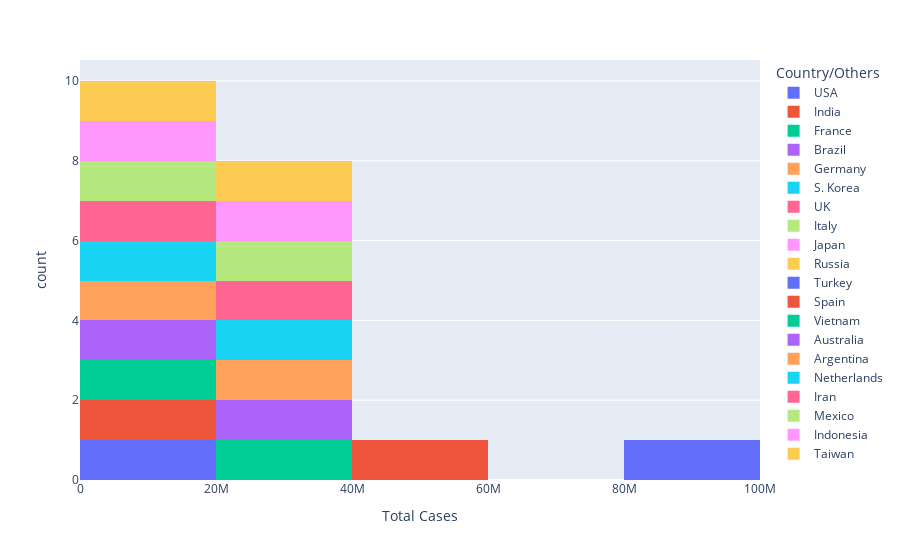
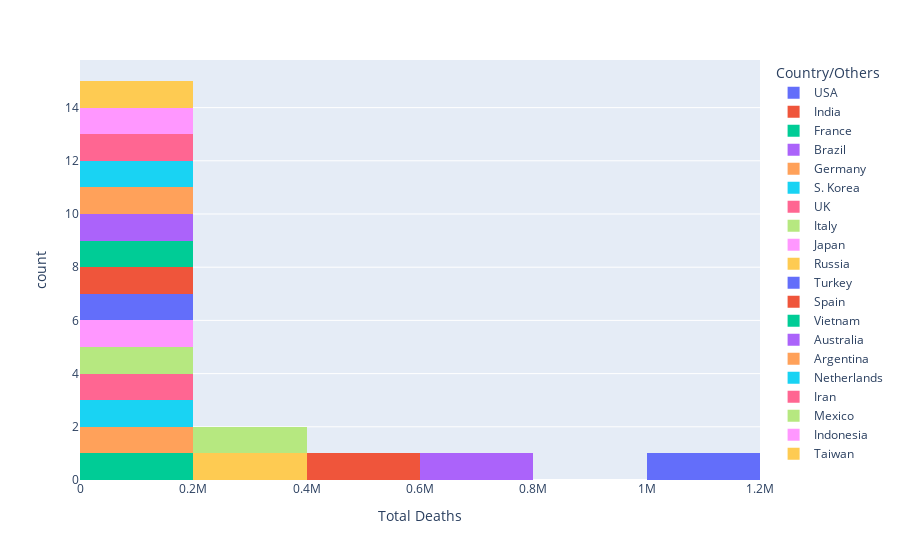
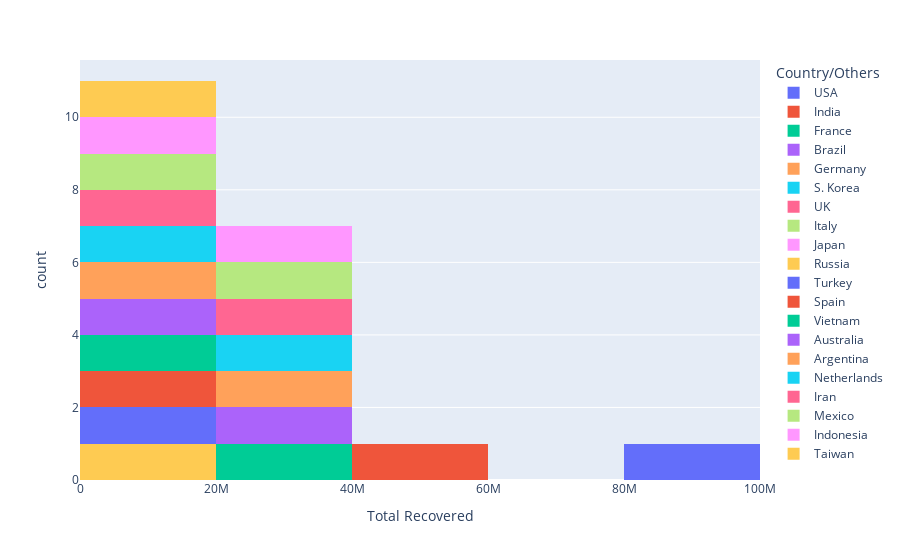
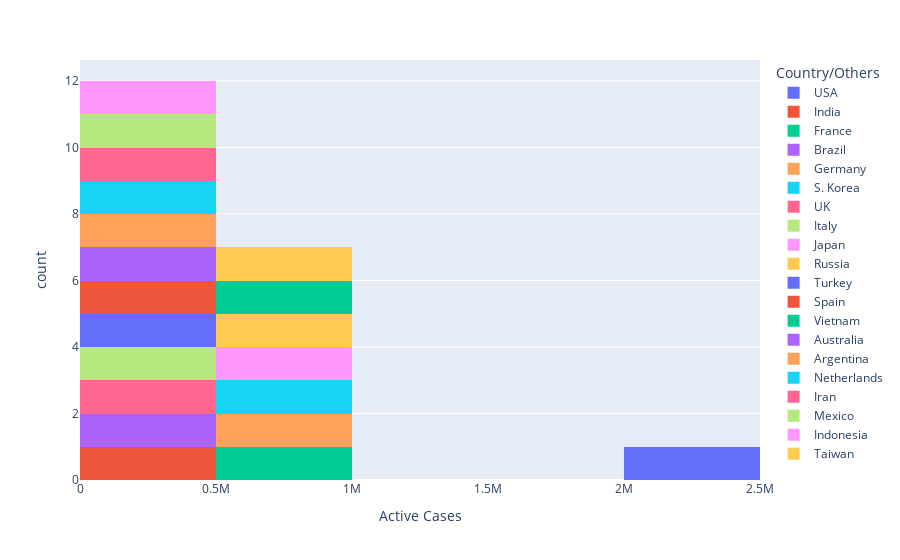

Notebook code cell kept with these figures, in order:
### Code cell
for coluna in df.columns[1:]:
    # criar gráfico
    # modificar o argumento "head" para a quantidade de países desejados.
    grafico = px.histogram(df.head(n=20), x=coluna, color='Country/Others')
    # exibir gráfico
    grafico.show()

### Figure 1 — Plotly figure (JSON) as saved in the notebook; plotly's stock layout.template omitted (floating-point values rounded to 4 significant figures)
{"data": [{"alignmentgroup": "True", "bingroup": "x", "hovertemplate": "Country/Others=USA<br>Total Cases=%{x}<br>count=%{y}<extra></extra>", "legendgroup": "USA", "marker": {"color": "#636efa", "pattern": {"shape": ""}}, "name": "USA", "offsetgroup": "USA", "orientation": "v", "showlegend": true, "type": "histogram", "x": [98460110], "xaxis": "x", "yaxis": "y"}, {"alignmentgroup": "True", "bingroup": "x", "hovertemplate": "Country/Others=India<br>Total Cases=%{x}<br>count=%{y}<extra></extra>", "legendgroup": "India", "marker": {"color": "#EF553B", "pattern": {"shape": ""}}, "name": "India", "offsetgroup": "India", "orientation": "v", "showlegend": true, "type": "histogram", "x": [44619005], "xaxis": "x", "yaxis": "y"}, {"alignmentgroup": "True", "bingroup": "x", "hovertemplate": "Country/Others=France<br>Total Cases=%{x}<br>count=%{y}<extra></extra>", "legendgroup": "France", "marker": {"color": "#00cc96", "pattern": {"shape": ""}}, "name": "France", "offsetgroup": "France", "orientation": "v", "showlegend": true, "type": "histogram", "x": [35881842], "xaxis": "x", "yaxis": "y"}, {"alignmentgroup": "True", "bingroup": "x", "hovertemplate": "Country/Others=Brazil<br>Total Cases=%{x}<br>count=%{y}<extra></extra>", "legendgroup": "Brazil", "marker": {"color": "#ab63fa", "pattern": {"shape": ""}}, "name": "Brazil", "offsetgroup": "Brazil", "orientation": "v", "showlegend": true, "type": "histogram", "x": [34867919], "xaxis": "x", "yaxis": "y"}, {"alignmentgroup": "True", "bingroup": "x", "hovertemplate": "Country/Others=Germany<br>Total Cases=%{x}<br>count=%{y}<extra></extra>", "legendgroup": "Germany", "marker": {"color": "#FFA15A", "pattern": {"shape": ""}}, "name": "Germany", "offsetgroup": "Germany", "orientation": "v", "showlegend": true, "type": "histogram", "x": [33709499], "xaxis": "x", "yaxis": "y"}, {"alignmentgroup": "True", "bingroup": "x", "hovertemplate": "Country/Others=S. Korea<br>Total Cases=%{x}<br>count=%{y}<extra></extra>", "legendgroup": "S. Korea", "marker": {"color": "#19d3f3", "pattern": {"shape": ""}}, "name": "S. Korea", "offsetgroup": "S. Korea", "orientation": "v", "showlegend": true, "type": "histogram", "x": [25251648], "xaxis": "x", "yaxis": "y"}, {"alignmentgroup": "True", "bingroup": "x", "hovertemplate": "Country/Others=UK<br>Total Cases=%{x}<br>count=%{y}<extra></extra>", "legendgroup": "UK", "marker": {"color": "#FF6692", "pattern": {"shape": ""}}, "name": "UK", "offsetgroup": "UK", "orientation": "v", "showlegend": true, "type": "histogram", "x": [23966809], "xaxis": "x", "yaxis": "y"}, {"alignmentgroup": "True", "bingroup": "x", "hovertemplate": "Country/Others=Italy<br>Total Cases=%{x}<br>count=%{y}<extra></extra>", "legendgroup": "Italy", "marker": {"color": "#B6E880", "pattern": {"shape": ""}}, "name": "Italy", "offsetgroup": "Italy", "orientation": "v", "showlegend": true, "type": "histogram", "x": [22805053], "xaxis": "x", "yaxis": "y"}, {"alignmentgroup": "True", "bingroup": "x", "hovertemplate": "Country/Others=Japan<br>Total Cases=%{x}<br>count=%{y}<extra></extra>", "legendgroup": "Japan", "marker": {"color": "#FF97FF", "pattern": {"shape": ""}}, "name": "Japan", "offsetgroup": "Japan", "orientation": "v", "showlegend": true, "type": "histogram", "x": [21398259], "xaxis": "x", "yaxis": "y"}, {"alignmentgroup": "True", "bingroup": "x", "hovertemplate": "Country/Others=Russia<br>Total Cases=%{x}<br>count=%{y}<extra></extra>", "legendgroup": "Russia", "marker": {"color": "#FECB52", "pattern": {"shape": ""}}, "name": "Russia", "offsetgroup": "Russia", "orientation": "v", "showlegend": true, "type": "histogram", "x": [21092144], "xaxis": "x", "yaxis": "y"}, {"alignmentgroup": "True", "bingroup": "x", "hovertemplate": "Country/Others=Turkey<br>Total Cases=%{x}<br>count=%{y}<extra></extra>", "legendgroup": "Turkey", "marker": {"color": "#636efa", "pattern": {"shape": ""}}, "name": "Turkey", "offsetgroup": "Turkey", "orientation": "v", "showlegend": true, "type": "histogram", "x": [17071004], "xaxis": "x", "yaxis": "y"}, {"alignmentgroup": "True", "bingroup": "x", "hovertemplate": "Country/Others=Spain<br>Total Cases=%{x}<br>count=%{y}<extra></extra>", "legendgroup": "Spain", "marker": {"color": "#EF553B", "pattern": {"shape": ""}}, "name": "Spain", "offsetgroup": "Spain", "orientation": "v", "showlegend": true, "type": "histogram", "x": [13699346], "xaxis": "x", "yaxis": "y"}, {"alignmentgroup": "True", "bingroup": "x", "hovertemplate": "Country/Others=Vietnam<br>Total Cases=%{x}<br>count=%{y}<extra></extra>", "legendgroup": "Vietnam", "marker": {"color": "#00cc96", "pattern": {"shape": ""}}, "name": "Vietnam", "offsetgroup": "Vietnam", "orientation": "v", "showlegend": true, "type": "histogram", "x": [11593879], "xaxis": "x", "yaxis": "y"}, {"alignmentgroup": "True", "bingroup": "x", "hovertemplate": "Country/Others=Australia<br>Total Cases=%{x}<br>count=%{y}<extra></extra>", "legendgroup": "Australia", "marker": {"color": "#ab63fa", "pattern": {"shape": ""}}, "name": "Australia", "offsetgroup": "Australia", "orientation": "v", "showlegend": true, "type": "histogram", "x": [10600866], "xaxis": "x", "yaxis": "y"}, {"alignmentgroup": "True", "bingroup": "x", "hovertemplate": "Country/Others=Argentina<br>Total Cases=%{x}<br>count=%{y}<extra></extra>", "legendgroup": "Argentina", "marker": {"color": "#FFA15A", "pattern": {"shape": ""}}, "name": "Argentina", "offsetgroup": "Argentina", "orientation": "v", "showlegend": true, "type": "histogram", "x": [9919426], "xaxis": "x", "yaxis": "y"}, {"alignmentgroup": "True", "bingroup": "x", "hovertemplate": "Country/Others=Netherlands<br>Total Cases=%{x}<br>count=%{y}<extra></extra>", "legendgroup": "Netherlands", "marker": {"color": "#19d3f3", "pattern": {"shape": ""}}, "name": "Netherlands", "offsetgroup": "Netherlands", "orientation": "v", "showlegend": true, "type": "histogram", "x": [8911681], "xaxis": "x", "yaxis": "y"}, {"alignmentgroup": "True", "bingroup": "x", "hovertemplate": "Country/Others=Iran<br>Total Cases=%{x}<br>count=%{y}<extra></extra>", "legendgroup": "Iran", "marker": {"color": "#FF6692", "pattern": {"shape": ""}}, "name": "Iran", "offsetgroup": "Iran", "orientation": "v", "showlegend": true, "type": "histogram", "x": [7636068], "xaxis": "x", "yaxis": "y"}, {"alignmentgroup": "True", "bingroup": "x", "hovertemplate": "Country/Others=Mexico<br>Total Cases=%{x}<br>count=%{y}<extra></extra>", "legendgroup": "Mexico", "marker": {"color": "#B6E880", "pattern": {"shape": ""}}, "name": "Mexico", "offsetgroup": "Mexico", "orientation": "v", "showlegend": true, "type": "histogram", "x": [7138337], "xaxis": "x", "yaxis": "y"}, {"alignmentgroup": "True", "bingroup": "x", "hovertemplate": "Country/Others=Indonesia<br>Total Cases=%{x}<br>count=%{y}<extra></extra>", "legendgroup": "Indonesia", "marker": {"color": "#FF97FF", "pattern": {"shape": ""}}, "name": "Indonesia", "offsetgroup": "Indonesia", "orientation": "v", "showlegend": true, "type": "histogram", "x": [6452802], "xaxis": "x", "yaxis": "y"}, {"alignmentgroup": "True", "bingroup": "x", "hovertemplate": "Country/Others=Taiwan<br>Total Cases=%{x}<br>count=%{y}<extra></extra>", "legendgroup": "Taiwan", "marker": {"color": "#FECB52", "pattern": {"shape": ""}}, "name": "Taiwan", "offsetgroup": "Taiwan", "orientation": "v", "showlegend": true, "type": "histogram", "x": [6686602], "xaxis": "x", "yaxis": "y"}], "layout": {"barmode": "relative", "legend": {"title": {"text": "Country/Others"}, "tracegroupgap": 0}, "margin": {"t": 60}, "xaxis": {"anchor": "y", "domain": [0, 1], "title": {"text": "Total Cases"}}, "yaxis": {"anchor": "x", "domain": [0, 1], "title": {"text": "count"}}}}

### Figure 2 — Plotly figure (JSON) as saved in the notebook; plotly's stock layout.template omitted (floating-point values rounded to 4 significant figures)
{"data": [{"alignmentgroup": "True", "bingroup": "x", "hovertemplate": "Country/Others=USA<br>Total Deaths=%{x}<br>count=%{y}<extra></extra>", "legendgroup": "USA", "marker": {"color": "#636efa", "pattern": {"shape": ""}}, "name": "USA", "offsetgroup": "USA", "orientation": "v", "showlegend": true, "type": "histogram", "x": [1087521], "xaxis": "x", "yaxis": "y"}, {"alignmentgroup": "True", "bingroup": "x", "hovertemplate": "Country/Others=India<br>Total Deaths=%{x}<br>count=%{y}<extra></extra>", "legendgroup": "India", "marker": {"color": "#EF553B", "pattern": {"shape": ""}}, "name": "India", "offsetgroup": "India", "orientation": "v", "showlegend": true, "type": "histogram", "x": [529005], "xaxis": "x", "yaxis": "y"}, {"alignmentgroup": "True", "bingroup": "x", "hovertemplate": "Country/Others=France<br>Total Deaths=%{x}<br>count=%{y}<extra></extra>", "legendgroup": "France", "marker": {"color": "#00cc96", "pattern": {"shape": ""}}, "name": "France", "offsetgroup": "France", "orientation": "v", "showlegend": true, "type": "histogram", "x": [157443], "xaxis": "x", "yaxis": "y"}, {"alignmentgroup": "True", "bingroup": "x", "hovertemplate": "Country/Others=Brazil<br>Total Deaths=%{x}<br>count=%{y}<extra></extra>", "legendgroup": "Brazil", "marker": {"color": "#ab63fa", "pattern": {"shape": ""}}, "name": "Brazil", "offsetgroup": "Brazil", "orientation": "v", "showlegend": true, "type": "histogram", "x": [689213], "xaxis": "x", "yaxis": "y"}, {"alignmentgroup": "True", "bingroup": "x", "hovertemplate": "Country/Others=Germany<br>Total Deaths=%{x}<br>count=%{y}<extra></extra>", "legendgroup": "Germany", "marker": {"color": "#FFA15A", "pattern": {"shape": ""}}, "name": "Germany", "offsetgroup": "Germany", "orientation": "v", "showlegend": true, "type": "histogram", "x": [151736], "xaxis": "x", "yaxis": "y"}, {"alignmentgroup": "True", "bingroup": "x", "hovertemplate": "Country/Others=S. Korea<br>Total Deaths=%{x}<br>count=%{y}<extra></extra>", "legendgroup": "S. Korea", "marker": {"color": "#19d3f3", "pattern": {"shape": ""}}, "name": "S. Korea", "offsetgroup": "S. Korea", "orientation": "v", "showlegend": true, "type": "histogram", "x": [28959], "xaxis": "x", "yaxis": "y"}, {"alignmentgroup": "True", "bingroup": "x", "hovertemplate": "Country/Others=UK<br>Total Deaths=%{x}<br>count=%{y}<extra></extra>", "legendgroup": "UK", "marker": {"color": "#FF6692", "pattern": {"shape": ""}}, "name": "UK", "offsetgroup": "UK", "orientation": "v", "showlegend": true, "type": "histogram", "x": [192692], "xaxis": "x", "yaxis": "y"}, {"alignmentgroup": "True", "bingroup": "x", "hovertemplate": "Country/Others=Italy<br>Total Deaths=%{x}<br>count=%{y}<extra></extra>", "legendgroup": "Italy", "marker": {"color": "#B6E880", "pattern": {"shape": ""}}, "name": "Italy", "offsetgroup": "Italy", "orientation": "v", "showlegend": true, "type": "histogram", "x": [179992], "xaxis": "x", "yaxis": "y"}, {"alignmentgroup": "True", "bingroup": "x", "hovertemplate": "Country/Others=Japan<br>Total Deaths=%{x}<br>count=%{y}<extra></extra>", "legendgroup": "Japan", "marker": {"color": "#FF97FF", "pattern": {"shape": ""}}, "name": "Japan", "offsetgroup": "Japan", "orientation": "v", "showlegend": true, "type": "histogram", "x": [45034], "xaxis": "x", "yaxis": "y"}, {"alignmentgroup": "True", "bingroup": "x", "hovertemplate": "Country/Others=Russia<br>Total Deaths=%{x}<br>count=%{y}<extra></extra>", "legendgroup": "Russia", "marker": {"color": "#FECB52", "pattern": {"shape": ""}}, "name": "Russia", "offsetgroup": "Russia", "orientation": "v", "showlegend": true, "type": "histogram", "x": [389818], "xaxis": "x", "yaxis": "y"}, {"alignmentgroup": "True", "bingroup": "x", "hovertemplate": "Country/Others=Turkey<br>Total Deaths=%{x}<br>count=%{y}<extra></extra>", "legendgroup": "Turkey", "marker": {"color": "#636efa", "pattern": {"shape": ""}}, "name": "Turkey", "offsetgroup": "Turkey", "orientation": "v", "showlegend": true, "type": "histogram", "x": [102321], "xaxis": "x", "yaxis": "y"}, {"alignmentgroup": "True", "bingroup": "x", "hovertemplate": "Country/Others=Spain<br>Total Deaths=%{x}<br>count=%{y}<extra></extra>", "legendgroup": "Spain", "marker": {"color": "#EF553B", "pattern": {"shape": ""}}, "name": "Spain", "offsetgroup": "Spain", "orientation": "v", "showlegend": true, "type": "histogram", "x": [116526], "xaxis": "x", "yaxis": "y"}, {"alignmentgroup": "True", "bingroup": "x", "hovertemplate": "Country/Others=Vietnam<br>Total Deaths=%{x}<br>count=%{y}<extra></extra>", "legendgroup": "Vietnam", "marker": {"color": "#00cc96", "pattern": {"shape": ""}}, "name": "Vietnam", "offsetgroup": "Vietnam", "orientation": "v", "showlegend": true, "type": "histogram", "x": [43584], "xaxis": "x", "yaxis": "y"}, {"alignmentgroup": "True", "bingroup": "x", "hovertemplate": "Country/Others=Australia<br>Total Deaths=%{x}<br>count=%{y}<extra></extra>", "legendgroup": "Australia", "marker": {"color": "#ab63fa", "pattern": {"shape": ""}}, "name": "Australia", "offsetgroup": "Australia", "orientation": "v", "showlegend": true, "type": "histogram", "x": [15559], "xaxis": "x", "yaxis": "y"}, {"alignmentgroup": "True", "bingroup": "x", "hovertemplate": "Country/Others=Argentina<br>Total Deaths=%{x}<br>count=%{y}<extra></extra>", "legendgroup": "Argentina", "marker": {"color": "#FFA15A", "pattern": {"shape": ""}}, "name": "Argentina", "offsetgroup": "Argentina", "orientation": "v", "showlegend": true, "type": "histogram", "x": [132720], "xaxis": "x", "yaxis": "y"}, {"alignmentgroup": "True", "bingroup": "x", "hovertemplate": "Country/Others=Netherlands<br>Total Deaths=%{x}<br>count=%{y}<extra></extra>", "legendgroup": "Netherlands", "marker": {"color": "#19d3f3", "pattern": {"shape": ""}}, "name": "Netherlands", "offsetgroup": "Netherlands", "orientation": "v", "showlegend": true, "type": "histogram", "x": [23959], "xaxis": "x", "yaxis": "y"}, {"alignmentgroup": "True", "bingroup": "x", "hovertemplate": "Country/Others=Iran<br>Total Deaths=%{x}<br>count=%{y}<extra></extra>", "legendgroup": "Iran", "marker": {"color": "#FF6692", "pattern": {"shape": ""}}, "name": "Iran", "offsetgroup": "Iran", "orientation": "v", "showlegend": true, "type": "histogram", "x": [146100], "xaxis": "x", "yaxis": "y"}, {"alignmentgroup": "True", "bingroup": "x", "hovertemplate": "Country/Others=Mexico<br>Total Deaths=%{x}<br>count=%{y}<extra></extra>", "legendgroup": "Mexico", "marker": {"color": "#B6E880", "pattern": {"shape": ""}}, "name": "Mexico", "offsetgroup": "Mexico", "orientation": "v", "showlegend": true, "type": "histogram", "x": [332574], "xaxis": "x", "yaxis": "y"}, {"alignmentgroup": "True", "bingroup": "x", "hovertemplate": "Country/Others=Indonesia<br>Total Deaths=%{x}<br>count=%{y}<extra></extra>", "legendgroup": "Indonesia", "marker": {"color": "#FF97FF", "pattern": {"shape": ""}}, "name": "Indonesia", "offsetgroup": "Indonesia", "orientation": "v", "showlegend": true, "type": "histogram", "x": [158659], "xaxis": "x", "yaxis": "y"}, {"alignmentgroup": "True", "bingroup": "x", "hovertemplate": "Country/Others=Taiwan<br>Total Deaths=%{x}<br>count=%{y}<extra></extra>", "legendgroup": "Taiwan", "marker": {"color": "#FECB52", "pattern": {"shape": ""}}, "name": "Taiwan", "offsetgroup": "Taiwan", "orientation": "v", "showlegend": true, "type": "histogram", "x": [11464], "xaxis": "x", "yaxis": "y"}], "layout": {"barmode": "relative", "legend": {"title": {"text": "Country/Others"}, "tracegroupgap": 0}, "margin": {"t": 60}, "xaxis": {"anchor": "y", "domain": [0, 1], "title": {"text": "Total Deaths"}}, "yaxis": {"anchor": "x", "domain": [0, 1], "title": {"text": "count"}}}}

### Figure 3 — Plotly figure (JSON) as saved in the notebook; plotly's stock layout.template omitted (floating-point values rounded to 4 significant figures)
{"data": [{"alignmentgroup": "True", "bingroup": "x", "hovertemplate": "Country/Others=USA<br>Total Recovered=%{x}<br>count=%{y}<extra></extra>", "legendgroup": "USA", "marker": {"color": "#636efa", "pattern": {"shape": ""}}, "name": "USA", "offsetgroup": "USA", "orientation": "v", "showlegend": true, "type": "histogram", "x": [94962112], "xaxis": "x", "yaxis": "y"}, {"alignmentgroup": "True", "bingroup": "x", "hovertemplate": "Country/Others=India<br>Total Recovered=%{x}<br>count=%{y}<extra></extra>", "legendgroup": "India", "marker": {"color": "#EF553B", "pattern": {"shape": ""}}, "name": "India", "offsetgroup": "India", "orientation": "v", "showlegend": true, "type": "histogram", "x": [44019095], "xaxis": "x", "yaxis": "y"}, {"alignmentgroup": "True", "bingroup": "x", "hovertemplate": "Country/Others=France<br>Total Recovered=%{x}<br>count=%{y}<extra></extra>", "legendgroup": "France", "marker": {"color": "#00cc96", "pattern": {"shape": ""}}, "name": "France", "offsetgroup": "France", "orientation": "v", "showlegend": true, "type": "histogram", "x": [34527115], "xaxis": "x", "yaxis": "y"}, {"alignmentgroup": "True", "bingroup": "x", "hovertemplate": "Country/Others=Brazil<br>Total Recovered=%{x}<br>count=%{y}<extra></extra>", "legendgroup": "Brazil", "marker": {"color": "#ab63fa", "pattern": {"shape": ""}}, "name": "Brazil", "offsetgroup": "Brazil", "orientation": "v", "showlegend": true, "type": "histogram", "x": [33838636], "xaxis": "x", "yaxis": "y"}, {"alignmentgroup": "True", "bingroup": "x", "hovertemplate": "Country/Others=Germany<br>Total Recovered=%{x}<br>count=%{y}<extra></extra>", "legendgroup": "Germany", "marker": {"color": "#FFA15A", "pattern": {"shape": ""}}, "name": "Germany", "offsetgroup": "Germany", "orientation": "v", "showlegend": true, "type": "histogram", "x": [32315200], "xaxis": "x", "yaxis": "y"}, {"alignmentgroup": "True", "bingroup": "x", "hovertemplate": "Country/Others=S. Korea<br>Total Recovered=%{x}<br>count=%{y}<extra></extra>", "legendgroup": "S. Korea", "marker": {"color": "#19d3f3", "pattern": {"shape": ""}}, "name": "S. Korea", "offsetgroup": "S. Korea", "orientation": "v", "showlegend": true, "type": "histogram", "x": [24013461], "xaxis": "x", "yaxis": "y"}, {"alignmentgroup": "True", "bingroup": "x", "hovertemplate": "Country/Others=UK<br>Total Recovered=%{x}<br>count=%{y}<extra></extra>", "legendgroup": "UK", "marker": {"color": "#FF6692", "pattern": {"shape": ""}}, "name": "UK", "offsetgroup": "UK", "orientation": "v", "showlegend": true, "type": "histogram", "x": [23347871], "xaxis": "x", "yaxis": "y"}, {"alignmentgroup": "True", "bingroup": "x", "hovertemplate": "Country/Others=Italy<br>Total Recovered=%{x}<br>count=%{y}<extra></extra>", "legendgroup": "Italy", "marker": {"color": "#B6E880", "pattern": {"shape": ""}}, "name": "Italy", "offsetgroup": "Italy", "orientation": "v", "showlegend": true, "type": "histogram", "x": [21779604], "xaxis": "x", "yaxis": "y"}, {"alignmentgroup": "True", "bingroup": "x", "hovertemplate": "Country/Others=Japan<br>Total Recovered=%{x}<br>count=%{y}<extra></extra>", "legendgroup": "Japan", "marker": {"color": "#FF97FF", "pattern": {"shape": ""}}, "name": "Japan", "offsetgroup": "Japan", "orientation": "v", "showlegend": true, "type": "histogram", "x": [20380089], "xaxis": "x", "yaxis": "y"}, {"alignmentgroup": "True", "bingroup": "x", "hovertemplate": "Country/Others=Russia<br>Total Recovered=%{x}<br>count=%{y}<extra></extra>", "legendgroup": "Russia", "marker": {"color": "#FECB52", "pattern": {"shape": ""}}, "name": "Russia", "offsetgroup": "Russia", "orientation": "v", "showlegend": true, "type": "histogram", "x": [19979763], "xaxis": "x", "yaxis": "y"}, {"alignmentgroup": "True", "bingroup": "x", "hovertemplate": "Country/Others=Turkey<br>Total Recovered=%{x}<br>count=%{y}<extra></extra>", "legendgroup": "Turkey", "marker": {"color": "#636efa", "pattern": {"shape": ""}}, "name": "Turkey", "offsetgroup": "Turkey", "orientation": "v", "showlegend": true, "type": "histogram", "x": [16754301], "xaxis": "x", "yaxis": "y"}, {"alignmentgroup": "True", "bingroup": "x", "hovertemplate": "Country/Others=Spain<br>Total Recovered=%{x}<br>count=%{y}<extra></extra>", "legendgroup": "Spain", "marker": {"color": "#EF553B", "pattern": {"shape": ""}}, "name": "Spain", "offsetgroup": "Spain", "orientation": "v", "showlegend": true, "type": "histogram", "x": [13218892], "xaxis": "x", "yaxis": "y"}, {"alignmentgroup": "True", "bingroup": "x", "hovertemplate": "Country/Others=Vietnam<br>Total Recovered=%{x}<br>count=%{y}<extra></extra>", "legendgroup": "Vietnam", "marker": {"color": "#00cc96", "pattern": {"shape": ""}}, "name": "Vietnam", "offsetgroup": "Vietnam", "orientation": "v", "showlegend": true, "type": "histogram", "x": [10590917], "xaxis": "x", "yaxis": "y"}, {"alignmentgroup": "True", "bingroup": "x", "hovertemplate": "Country/Others=Australia<br>Total Recovered=%{x}<br>count=%{y}<extra></extra>", "legendgroup": "Australia", "marker": {"color": "#ab63fa", "pattern": {"shape": ""}}, "name": "Australia", "offsetgroup": "Australia", "orientation": "v", "showlegend": true, "type": "histogram", "x": [10133494], "xaxis": "x", "yaxis": "y"}, {"alignmentgroup": "True", "bingroup": "x", "hovertemplate": "Country/Others=Argentina<br>Total Recovered=%{x}<br>count=%{y}<extra></extra>", "legendgroup": "Argentina", "marker": {"color": "#FFA15A", "pattern": {"shape": ""}}, "name": "Argentina", "offsetgroup": "Argentina", "orientation": "v", "showlegend": true, "type": "histogram", "x": [9563348], "xaxis": "x", "yaxis": "y"}, {"alignmentgroup": "True", "bingroup": "x", "hovertemplate": "Country/Others=Netherlands<br>Total Recovered=%{x}<br>count=%{y}<extra></extra>", "legendgroup": "Netherlands", "marker": {"color": "#19d3f3", "pattern": {"shape": ""}}, "name": "Netherlands", "offsetgroup": "Netherlands", "orientation": "v", "showlegend": true, "type": "histogram", "x": [8362464], "xaxis": "x", "yaxis": "y"}, {"alignmentgroup": "True", "bingroup": "x", "hovertemplate": "Country/Others=Iran<br>Total Recovered=%{x}<br>count=%{y}<extra></extra>", "legendgroup": "Iran", "marker": {"color": "#FF6692", "pattern": {"shape": ""}}, "name": "Iran", "offsetgroup": "Iran", "orientation": "v", "showlegend": true, "type": "histogram", "x": [7325370], "xaxis": "x", "yaxis": "y"}, {"alignmentgroup": "True", "bingroup": "x", "hovertemplate": "Country/Others=Mexico<br>Total Recovered=%{x}<br>count=%{y}<extra></extra>", "legendgroup": "Mexico", "marker": {"color": "#B6E880", "pattern": {"shape": ""}}, "name": "Mexico", "offsetgroup": "Mexico", "orientation": "v", "showlegend": true, "type": "histogram", "x": [6353953], "xaxis": "x", "yaxis": "y"}, {"alignmentgroup": "True", "bingroup": "x", "hovertemplate": "Country/Others=Indonesia<br>Total Recovered=%{x}<br>count=%{y}<extra></extra>", "legendgroup": "Indonesia", "marker": {"color": "#FF97FF", "pattern": {"shape": ""}}, "name": "Indonesia", "offsetgroup": "Indonesia", "orientation": "v", "showlegend": true, "type": "histogram", "x": [6253317], "xaxis": "x", "yaxis": "y"}, {"alignmentgroup": "True", "bingroup": "x", "hovertemplate": "Country/Others=Taiwan<br>Total Recovered=%{x}<br>count=%{y}<extra></extra>", "legendgroup": "Taiwan", "marker": {"color": "#FECB52", "pattern": {"shape": ""}}, "name": "Taiwan", "offsetgroup": "Taiwan", "orientation": "v", "showlegend": true, "type": "histogram", "x": [5603195], "xaxis": "x", "yaxis": "y"}], "layout": {"barmode": "relative", "legend": {"title": {"text": "Country/Others"}, "tracegroupgap": 0}, "margin": {"t": 60}, "xaxis": {"anchor": "y", "domain": [0, 1], "title": {"text": "Total Recovered"}}, "yaxis": {"anchor": "x", "domain": [0, 1], "title": {"text": "count"}}}}

### Figure 4 — Plotly figure (JSON) as saved in the notebook; plotly's stock layout.template omitted (floating-point values rounded to 4 significant figures)
{"data": [{"alignmentgroup": "True", "bingroup": "x", "hovertemplate": "Country/Others=USA<br>Active Cases=%{x}<br>count=%{y}<extra></extra>", "legendgroup": "USA", "marker": {"color": "#636efa", "pattern": {"shape": ""}}, "name": "USA", "offsetgroup": "USA", "orientation": "v", "showlegend": true, "type": "histogram", "x": [2120510], "xaxis": "x", "yaxis": "y"}, {"alignmentgroup": "True", "bingroup": "x", "hovertemplate": "Country/Others=India<br>Active Cases=%{x}<br>count=%{y}<extra></extra>", "legendgroup": "India", "marker": {"color": "#EF553B", "pattern": {"shape": ""}}, "name": "India", "offsetgroup": "India", "orientation": "v", "showlegend": true, "type": "histogram", "x": [39583], "xaxis": "x", "yaxis": "y"}, {"alignmentgroup": "True", "bingroup": "x", "hovertemplate": "Country/Others=France<br>Active Cases=%{x}<br>count=%{y}<extra></extra>", "legendgroup": "France", "marker": {"color": "#00cc96", "pattern": {"shape": ""}}, "name": "France", "offsetgroup": "France", "orientation": "v", "showlegend": true, "type": "histogram", "x": [660757], "xaxis": "x", "yaxis": "y"}, {"alignmentgroup": "True", "bingroup": "x", "hovertemplate": "Country/Others=Brazil<br>Active Cases=%{x}<br>count=%{y}<extra></extra>", "legendgroup": "Brazil", "marker": {"color": "#ab63fa", "pattern": {"shape": ""}}, "name": "Brazil", "offsetgroup": "Brazil", "orientation": "v", "showlegend": true, "type": "histogram", "x": [182094], "xaxis": "x", "yaxis": "y"}, {"alignmentgroup": "True", "bingroup": "x", "hovertemplate": "Country/Others=Germany<br>Active Cases=%{x}<br>count=%{y}<extra></extra>", "legendgroup": "Germany", "marker": {"color": "#FFA15A", "pattern": {"shape": ""}}, "name": "Germany", "offsetgroup": "Germany", "orientation": "v", "showlegend": true, "type": "histogram", "x": [847225], "xaxis": "x", "yaxis": "y"}, {"alignmentgroup": "True", "bingroup": "x", "hovertemplate": "Country/Others=S. Korea<br>Active Cases=%{x}<br>count=%{y}<extra></extra>", "legendgroup": "S. Korea", "marker": {"color": "#19d3f3", "pattern": {"shape": ""}}, "name": "S. Korea", "offsetgroup": "S. Korea", "orientation": "v", "showlegend": true, "type": "histogram", "x": [727234], "xaxis": "x", "yaxis": "y"}, {"alignmentgroup": "True", "bingroup": "x", "hovertemplate": "Country/Others=UK<br>Active Cases=%{x}<br>count=%{y}<extra></extra>", "legendgroup": "UK", "marker": {"color": "#FF6692", "pattern": {"shape": ""}}, "name": "UK", "offsetgroup": "UK", "orientation": "v", "showlegend": true, "type": "histogram", "x": [84162], "xaxis": "x", "yaxis": "y"}, {"alignmentgroup": "True", "bingroup": "x", "hovertemplate": "Country/Others=Italy<br>Active Cases=%{x}<br>count=%{y}<extra></extra>", "legendgroup": "Italy", "marker": {"color": "#B6E880", "pattern": {"shape": ""}}, "name": "Italy", "offsetgroup": "Italy", "orientation": "v", "showlegend": true, "type": "histogram", "x": [476145], "xaxis": "x", "yaxis": "y"}, {"alignmentgroup": "True", "bingroup": "x", "hovertemplate": "Country/Others=Japan<br>Active Cases=%{x}<br>count=%{y}<extra></extra>", "legendgroup": "Japan", "marker": {"color": "#FF97FF", "pattern": {"shape": ""}}, "name": "Japan", "offsetgroup": "Japan", "orientation": "v", "showlegend": true, "type": "histogram", "x": [804449], "xaxis": "x", "yaxis": "y"}, {"alignmentgroup": "True", "bingroup": "x", "hovertemplate": "Country/Others=Russia<br>Active Cases=%{x}<br>count=%{y}<extra></extra>", "legendgroup": "Russia", "marker": {"color": "#FECB52", "pattern": {"shape": ""}}, "name": "Russia", "offsetgroup": "Russia", "orientation": "v", "showlegend": true, "type": "histogram", "x": [581544], "xaxis": "x", "yaxis": "y"}, {"alignmentgroup": "True", "bingroup": "x", "hovertemplate": "Country/Others=Turkey<br>Active Cases=%{x}<br>count=%{y}<extra></extra>", "legendgroup": "Turkey", "marker": {"color": "#636efa", "pattern": {"shape": ""}}, "name": "Turkey", "offsetgroup": "Turkey", "orientation": "v", "showlegend": true, "type": "histogram", "x": [18353], "xaxis": "x", "yaxis": "y"}, {"alignmentgroup": "True", "bingroup": "x", "hovertemplate": "Country/Others=Spain<br>Active Cases=%{x}<br>count=%{y}<extra></extra>", "legendgroup": "Spain", "marker": {"color": "#EF553B", "pattern": {"shape": ""}}, "name": "Spain", "offsetgroup": "Spain", "orientation": "v", "showlegend": true, "type": "histogram", "x": [79287], "xaxis": "x", "yaxis": "y"}, {"alignmentgroup": "True", "bingroup": "x", "hovertemplate": "Country/Others=Vietnam<br>Active Cases=%{x}<br>count=%{y}<extra></extra>", "legendgroup": "Vietnam", "marker": {"color": "#00cc96", "pattern": {"shape": ""}}, "name": "Vietnam", "offsetgroup": "Vietnam", "orientation": "v", "showlegend": true, "type": "histogram", "x": [843821], "xaxis": "x", "yaxis": "y"}, {"alignmentgroup": "True", "bingroup": "x", "hovertemplate": "Country/Others=Australia<br>Active Cases=%{x}<br>count=%{y}<extra></extra>", "legendgroup": "Australia", "marker": {"color": "#ab63fa", "pattern": {"shape": ""}}, "name": "Australia", "offsetgroup": "Australia", "orientation": "v", "showlegend": true, "type": "histogram", "x": [60761], "xaxis": "x", "yaxis": "y"}, {"alignmentgroup": "True", "bingroup": "x", "hovertemplate": "Country/Others=Argentina<br>Active Cases=%{x}<br>count=%{y}<extra></extra>", "legendgroup": "Argentina", "marker": {"color": "#FFA15A", "pattern": {"shape": ""}}, "name": "Argentina", "offsetgroup": "Argentina", "orientation": "v", "showlegend": true, "type": "histogram", "x": [15175], "xaxis": "x", "yaxis": "y"}, {"alignmentgroup": "True", "bingroup": "x", "hovertemplate": "Country/Others=Netherlands<br>Active Cases=%{x}<br>count=%{y}<extra></extra>", "legendgroup": "Netherlands", "marker": {"color": "#19d3f3", "pattern": {"shape": ""}}, "name": "Netherlands", "offsetgroup": "Netherlands", "orientation": "v", "showlegend": true, "type": "histogram", "x": [37229], "xaxis": "x", "yaxis": "y"}, {"alignmentgroup": "True", "bingroup": "x", "hovertemplate": "Country/Others=Iran<br>Active Cases=%{x}<br>count=%{y}<extra></extra>", "legendgroup": "Iran", "marker": {"color": "#FF6692", "pattern": {"shape": ""}}, "name": "Iran", "offsetgroup": "Iran", "orientation": "v", "showlegend": true, "type": "histogram", "x": [78529], "xaxis": "x", "yaxis": "y"}, {"alignmentgroup": "True", "bingroup": "x", "hovertemplate": "Country/Others=Mexico<br>Active Cases=%{x}<br>count=%{y}<extra></extra>", "legendgroup": "Mexico", "marker": {"color": "#B6E880", "pattern": {"shape": ""}}, "name": "Mexico", "offsetgroup": "Mexico", "orientation": "v", "showlegend": true, "type": "histogram", "x": [400470], "xaxis": "x", "yaxis": "y"}, {"alignmentgroup": "True", "bingroup": "x", "hovertemplate": "Country/Others=Indonesia<br>Active Cases=%{x}<br>count=%{y}<extra></extra>", "legendgroup": "Indonesia", "marker": {"color": "#FF97FF", "pattern": {"shape": ""}}, "name": "Indonesia", "offsetgroup": "Indonesia", "orientation": "v", "showlegend": true, "type": "histogram", "x": [18357], "xaxis": "x", "yaxis": "y"}, {"alignmentgroup": "True", "bingroup": "x", "hovertemplate": "Country/Others=Taiwan<br>Active Cases=%{x}<br>count=%{y}<extra></extra>", "legendgroup": "Taiwan", "marker": {"color": "#FECB52", "pattern": {"shape": ""}}, "name": "Taiwan", "offsetgroup": "Taiwan", "orientation": "v", "showlegend": true, "type": "histogram", "x": [803743], "xaxis": "x", "yaxis": "y"}], "layout": {"barmode": "relative", "legend": {"title": {"text": "Country/Others"}, "tracegroupgap": 0}, "margin": {"t": 60}, "xaxis": {"anchor": "y", "domain": [0, 1], "title": {"text": "Active Cases"}}, "yaxis": {"anchor": "x", "domain": [0, 1], "title": {"text": "count"}}}}
